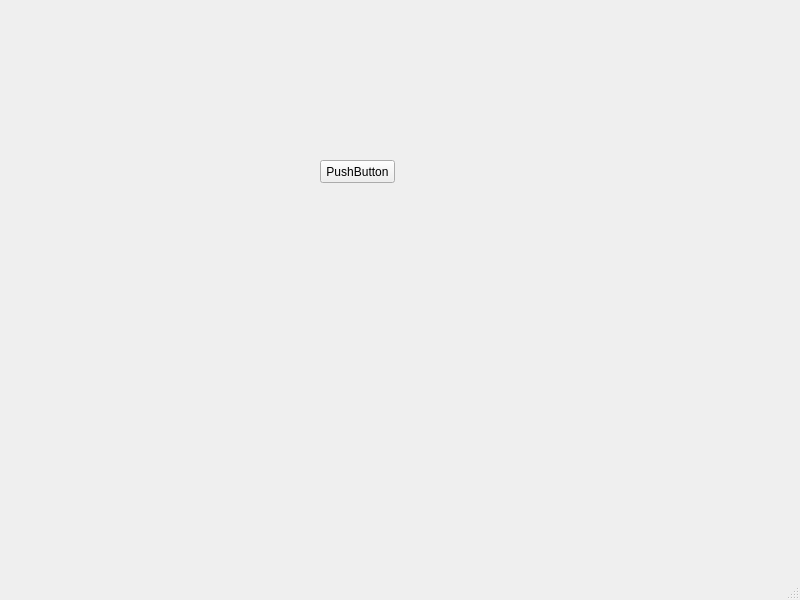
<?xml version="1.0" encoding="UTF-8"?>
<ui version="4.0">
 <class>MainWindow</class>
 <widget class="QMainWindow" name="MainWindow">
  <property name="geometry">
   <rect>
    <x>0</x>
    <y>0</y>
    <width>800</width>
    <height>600</height>
   </rect>
  </property>
  <property name="windowTitle">
   <string>MainWindow</string>
  </property>
  <widget class="QWidget" name="centralwidget">
   <widget class="QPushButton" name="pushButton">
    <property name="geometry">
     <rect>
      <x>320</x>
      <y>160</y>
      <width>75</width>
      <height>23</height>
     </rect>
    </property>
    <property name="text">
     <string>PushButton</string>
    </property>
   </widget>
  </widget>
  <widget class="QMenuBar" name="menubar">
   <property name="geometry">
    <rect>
     <x>0</x>
     <y>0</y>
     <width>800</width>
     <height>33</height>
    </rect>
   </property>
  </widget>
  <widget class="QStatusBar" name="statusbar"/>
 </widget>
 <resources/>
 <connections/>
</ui>
